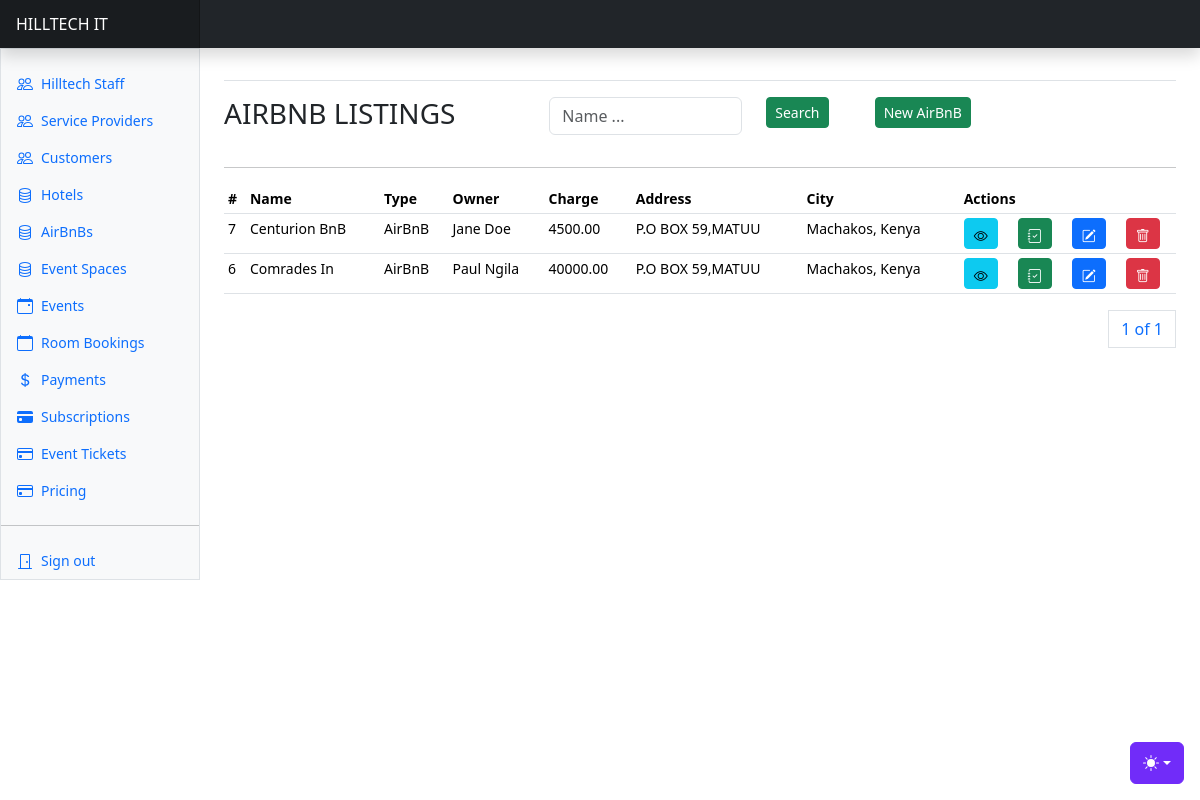
/properties/airbns/ (signed in), run on an earlier commit of the app's database.
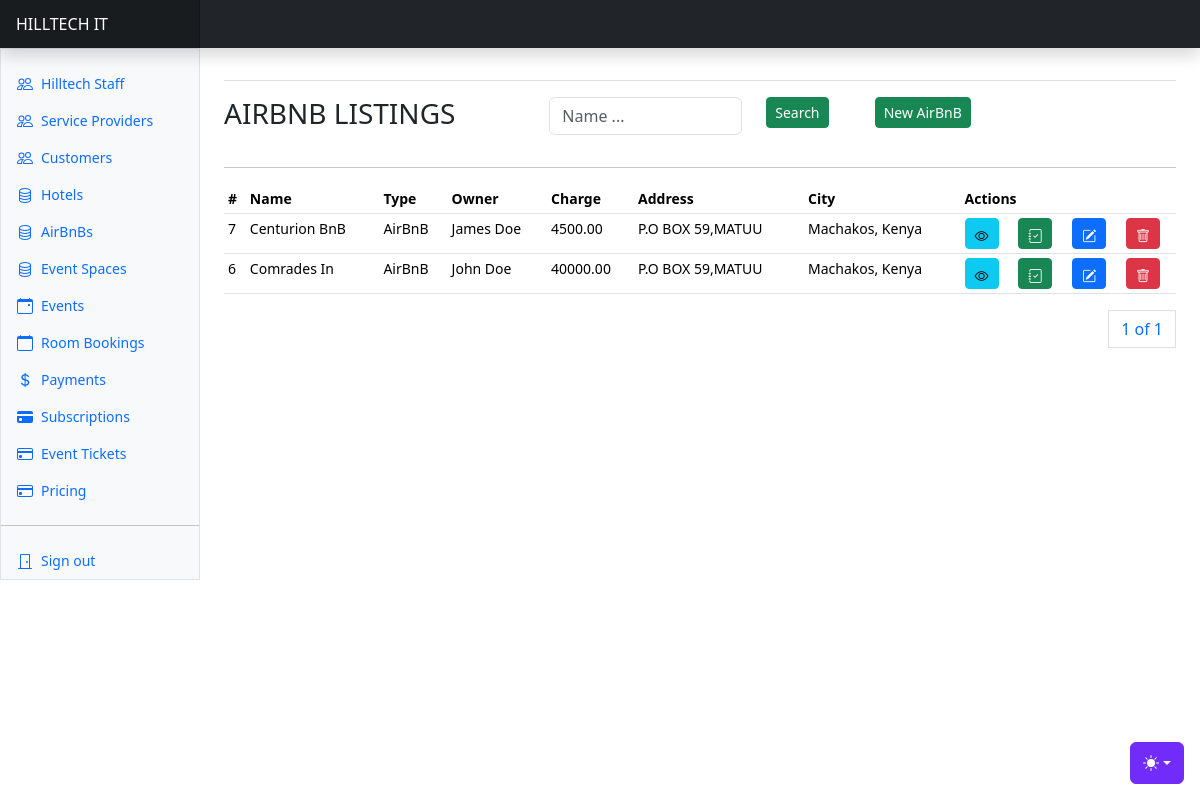
And on a later commit of the database.
### apps/property/models.py (models this page shows, shortened)
class Property(AbstractBaseModel):
    owner = models.ForeignKey("users.User", on_delete=models.SET_NULL, null=True, related_name="listedproperties")
    name = models.CharField(max_length=255)
    location = models.CharField(max_length=255)
    city = models.CharField(max_length=255)
    country = models.CharField(max_length=255)
    property_type = models.CharField(max_length=255, choices=PROPERTY_TYPE_CHOICES)
    address = models.CharField(max_length=255)
    contact_number = models.CharField(max_length=255)
    email = models.EmailField(null=True)
    cost = models.DecimalField(max_digits=100, decimal_places=2, default=0, null=True)
    number_of_rooms = models.IntegerField(default=0, null=True)
    capacity = models.IntegerField(default=0)
    profile_image = models.ImageField(upload_to="property_images/", null=True)
    approval_status = models.CharField(
        max_length=255, default="Pending", choices=APPROVAL_CHOICES
    )
    children_allowed = models.IntegerField(default=0)
    adults_allowed = models.IntegerField(default=0)
    amenities = models.JSONField(default=list)
    pets_allowed = models.BooleanField(default=True)
    smoking_allowed = models.BooleanField(default=True)

### apps/users/models.py (models this page shows, shortened)
class User(AbstractUser, AbstractBaseModel):
    role = models.CharField(choices=ROLE_CHOICES, max_length=32, null=True)
    phone_number = models.CharField(max_length=255, null=True)
    id_number = models.CharField(max_length=255, null=True)
    gender = models.CharField(max_length=255, null=True, choices=GENDER_CHOICES)
    date_of_birth = models.DateField(null=True)
    city = models.CharField(max_length=255, null=True)
    country = models.CharField(max_length=255, null=True)
    address = models.CharField(max_length=255, null=True)
    token = models.CharField(null=True, max_length=255)
    token_expiration_date = models.DateTimeField(null=True)
    activation_date = models.DateTimeField(null=True)
    position = models.CharField(
        max_length=255, choices=STAFF_POSITION_CHOICES, null=True
    )
    def name(self):
        return f"{self.first_name} {self.last_name}"

### apps/property/views.py (the view, shortened to what this page needs)
# urls.py: path("airbns/", bnb_properties, name="airbnbs"),
@login_required(login_url="/users/user-login/")
def bnb_properties(request):
    user = request.user
    properties = Property.objects.filter(property_type="AirBnB").order_by("-created")
    if not user.is_superuser:
        properties = Property.objects.filter(property_type="AirBnB", owner=user).order_by("-created")
    users = User.objects.filter(role="service_provider")
    paginator = Paginator(properties, 10)
    page_number = request.GET.get("page")
    page_obj = paginator.get_page(page_number)
    context = {"properties": properties, "users": users, "page_obj": page_obj}
    return render(request, "airbnbs/airbnbs.html", context)

### templates/airbnbs/airbnbs.html (shortened to what this page needs)
{% extends "base.html" %}
{% block content %}
<div class="row">
    <div class="col">
        <h3>AIRBNB LISTINGS</h3>
    </div>
    <div class="col">
      <form method="POST">
          <div class="input-group mb-3">
            <div class="row">
              <div class="col-8">
                <input type="text" class="form-control" id="search_text" name="search_text" placeholder="Name ..." >
              </div>
              <div class="col-4">
                <button class="btn btn-success btn-sm">Search</button>
              </div>
            </div>
          </div>
        </form>
  </div>
    <div class="col">
        <a class="btn btn-success btn-sm" data-bs-toggle="modal" data-bs-target="#newAirBnBModal">New AirBnB</a>
    </div>
</div>
<hr/>
      <div class="table-responsive small">
        <table class="table table-sm">
          <thead>
            <tr>
              <th scope="col">#</th>
              <th scope="col">Name</th>
              <th scope="col">Type</th>
              <th scope="col">Owner</th>
              <th scope="col">Charge</th>
              <th scope="col">Address</th>
              <th scope="col">City</th>
              <th scope="col" colspan="4">Actions</th>
            </tr>
          </thead>
          <tbody>
            {% for property in page_obj %}
            <tr>
              <td>{{property.id}}</td>
              <td>{{property.name}}</td>
              <td>{{property.property_type}}</td>
              <td>{{property.owner.name}}</td>
              <td>{{property.cost}}</td>
              <td>{{property.address}}</td>
              <td>{{property.city}}, {{property.country}}</td>
              <td><a href="{% url 'airbnb-details' property.id %}" class="btn btn-info btn-sm">
                <i class="bi bi-eye"></i>
              </a></td>
              <td>
                <a class="btn btn-success btn-sm" data-bs-toggle="modal" data-bs-target="#bookAirBnBModal{{property.id}}">
                  <i class="bi bi-journal-check"></i>
                </a>
              </td>
              <td><a class="btn btn-primary btn-sm" data-bs-toggle="modal" data-bs-target="#editPopertyModal{{ property.id }}">
                <i class="bi bi-pencil-square"></i>
              </a></td>
              <td><a class="btn btn-danger btn-sm" data-bs-toggle="modal" data-bs-target="#deletePropertyModal{{ property.id }}">
                <i class="bi bi-trash"></i>
              </a></td>
            </tr>
            {% endfor %}
          </tbody>
        </table>
        <div>
          <nav aria-label="Page navigation example">
            <ul class="pagination justify-content-end">
              <a class="page-link" href="#">{{ page_obj.number }} of {{ page_obj.paginator.num_pages }}</a>
            </ul>
          </nav>
        </div>
{% endblock content %}

What changed in the data, as far as the page shows it:
changed Property "Centurion BnB": owner.name "Jane Doe" → "James Doe"
changed Property "Comrades In": owner.name "Paul Ngila" → "John Doe"
